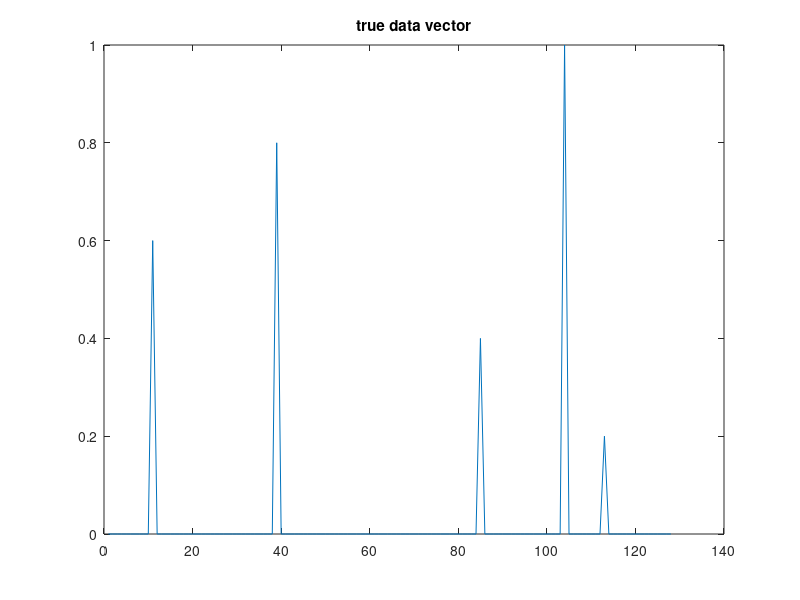
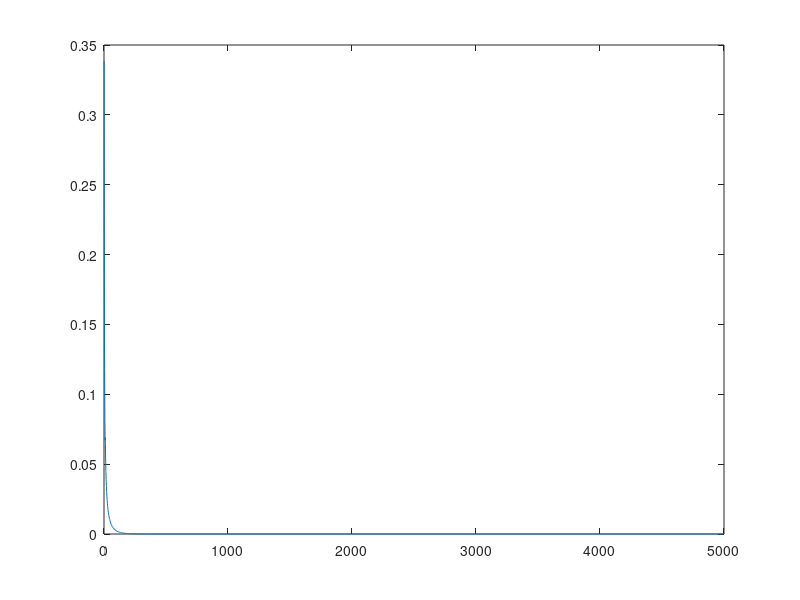

These figures' MATLAB source, in order: (Note: this script raises an error after producing the figures.)
clear all
close all
clc
load("cs.mat")

% Show the true data vector
figure
plot(x);
title("true data vector")
disp("True data vector l1-norm:")
disp(norm(x,1))

% Parameters
N = n; % Data size
step_size = 1;
epsilon = 1e-15; % Stop criterion
gamma = 0.1;
step_size_exp_parameter = 70;
K = 5000; % Max steps of simulation

% Use a twice as tall expanded matrix to be able to differentiate an
% otherwise complex matrix
F_us_exp = [real(F_us);imag(F_us)];
X_us_exp = [real(X_us);imag(X_us)];

% Create the initial x_est
x_est = zeros(128,K);

% Calculate initial error
error = zeros(K,1);
error(1) = norm(F_us*x_est(:,1) - X_us, 2);
disp("Initial error:")
disp(error(1))
best_error = error(1); % tracking the best error

% Descent till stop criterion is met on l2 error
k = 1;
tStart = cputime;
while norm(F_us*x_est(:,k) - X_us, 2) > epsilon && k < K
    % Calculate first derivatives (direction)
    nabula = (2*(F_us_exp'*F_us_exp)*x_est(:,k) - 2*F_us_exp'*X_us_exp) / norm(F_us*x_est(:,k) - X_us,2)  + gamma * sign(x_est(:,k));
    
    % Calculate step size with decreasing exponential
    step_size = exp(-(k)/step_size_exp_parameter)/(k+1);

    % Subgradient descent
    x_est(:,k+1) = x_est(:,k) - step_size*nabula(:);
    
    % Enforcing non-negativity constrained by projection
    x_est(:,k+1) = max(0, x_est(:,k+1));

    % Calculate error and decide on best error
    error(k) = norm(F_us*x_est(:,k+1) - X_us, 2);
    if error(end) <= best_error
        best_x_est = x_est(:,k);
        best_error = error(k);
    end

    k = k + 1;
    % Progress update, comment out if not needed
    % if mod(k,1000) == 0
    %     k
    %     -log(error(k-1))
    % end
end
tEnd = cputime - tStart;
disp("CPU time since start of loop")
disp(tEnd);

disp("Steps to get to stopping criterion:")
disp(k)

disp("Final error, l2-norm of cost function:") 
disp(norm(F_us*best_x_est - X_us, 2))

disp("Error with true vector")
disp(norm(best_x_est-x,2))

figure;
plot(error)
yscale("log")
title("Error")

figure;
plot(best_x_est)
title("Estimated x using gradient descent for constrained problem")
